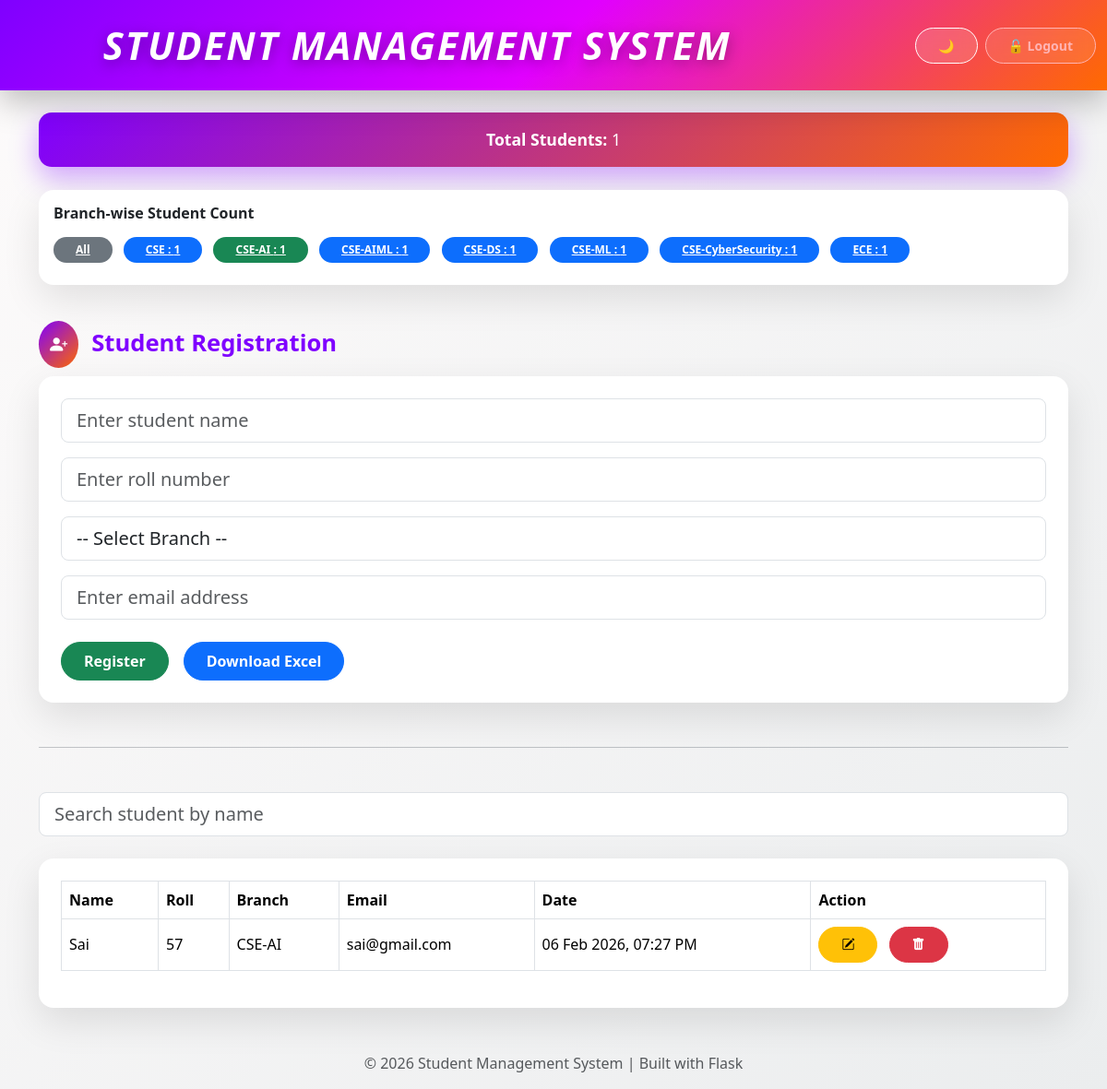
The page /?branch=CSE-AI (signed in) on the database its author committed.
### app.py (models this page shows)
class Student(db.Model):
    id = db.Column(db.Integer, primary_key=True)
    name = db.Column(db.String(100), nullable=False)
    roll = db.Column(db.String(50), unique=True, nullable=False)
    branch = db.Column(db.String(100), nullable=False)
    email = db.Column(db.String(100), nullable=False)
    created_at = db.Column(db.DateTime, default=datetime.now)

### app.py (the view, shortened to what this page needs)
@app.route("/", methods=["GET", "POST"])
def index():
    if not session.get("logged_in"):
        return redirect(url_for("login"))
    search = request.args.get("search")
    selected_branch = request.args.get("branch")
    query = Student.query
    if search:
        query = query.filter(Student.name.ilike(f"%{search}%"))
    if selected_branch:
        query = query.filter_by(branch=selected_branch)
    students = query.order_by(Student.created_at.desc()).all()
    all_students = Student.query.all()
    branch_counts = {}
    for s in all_students:
        branch_counts[s.branch] = branch_counts.get(s.branch, 0) + 1
    return render_template(
        "index.html",
        students=students,
        branch_counts=branch_counts,
        selected_branch=selected_branch
    )

### templates/index.html (shortened to what this page needs)
{% extends "base.html" %}
{% block content %}
<div class="stats-card text-center">
  <strong>Total Students:</strong> {{ students|length }}
</div>
<div class="card mb-5">
  <div class="card-body">
    <h6 class="fw-bold mb-3">Branch-wise Student Count</h6>
    <a href="{{ url_for('index') }}"
       class="badge rounded-pill me-2 mb-2 px-4 py-2
       {% if not selected_branch %} bg-dark {% else %} bg-secondary {% endif %}">
      All
    </a>
    {% for branch, count in branch_counts.items() %}
      <a href="{{ url_for('index', branch=branch) }}"
         class="badge rounded-pill me-2 mb-2 px-4 py-2
         {% if selected_branch == branch %} bg-success {% else %} bg-primary {% endif %}">
        {{ branch }} : {{ count }}
      </a>
    {% endfor %}
  </div>
</div>
<h3 class="section-title">
  <span class="icon-box">
    <i class="bi bi-person-plus-fill"></i>
  </span>
  Student Registration
</h3>
<div class="card mb-5">
  <div class="card-body p-4">
    <form method="POST">
      <div class="mb-3">
        <input class="form-control form-control-lg"
               name="name"
               placeholder="Enter student name"
               required autofocus>
      </div>
      <div class="mb-3">
        <input class="form-control form-control-lg"
               name="roll"
               placeholder="Enter roll number"
               required>
      </div>
      <div class="mb-3">
        <select class="form-control form-control-lg" name="branch" required>
          <option value="">-- Select Branch --</option>
        </select>
      </div>
      <div class="mb-4">
        <input class="form-control form-control-lg"
               name="email"
               type="email"
               placeholder="Enter email address"
               required>
      </div>
      <div class="d-flex flex-wrap gap-3">
        <button id="registerBtn"
                class="btn btn-success"
                onclick="showLoading(this)">
          Register
        </button>
        <a href="/download" class="btn btn-primary">
          Download Excel
        </a>
      </div>
    </form>
  </div>
</div>
<hr class="my-5">
<form method="GET" class="mb-4">
  <input class="form-control form-control-lg"
         name="search"
         placeholder="Search student by name">
</form>
<div class="card">
  <div class="card-body p-4">
    <div class="table-responsive">
      <table class="table table-bordered align-middle">
        <thead>
          <tr>
            <th>Name</th>
            <th>Roll</th>
            <th>Branch</th>
            <th>Email</th>
            <th>Date</th>
            <th>Action</th>
          </tr>
        </thead>
        <tbody>
        {% if students|length == 0 %}
          <tr>
            <td colspan="6" class="text-center text-muted py-4">
              No students found
            </td>
          </tr>
        {% else %}
          {% for s in students %}
          <tr>
            <td>{{ s.name }}</td>
            <td>{{ s.roll }}</td>
            <td>{{ s.branch }}</td>
            <td>{{ s.email }}</td>
            <td>{{ s.created_at.strftime("%d %b %Y, %I:%M %p") }}</td>
            <td>
              <a href="/edit/{{ s.id }}"
                 class="btn btn-warning btn-sm me-2">
                <i class="bi bi-pencil-square"></i>
              </a>
              <a href="/delete/{{ s.id }}"
                 onclick="return confirm('Are you sure you want to delete this student?')"
                 class="btn btn-danger btn-sm">
                <i class="bi bi-trash-fill"></i>
              </a>
            </td>
          </tr>
          {% endfor %}
        {% endif %}
        </tbody>
      </table>
    </div>
  </div>
</div>
{% endblock %}

### static/style.css (style rules this page uses)
html, body { min-height: 100%; font-family: "Segoe UI", "Poppins", sans-serif; }
body { background: linear-gradient(135deg, #fdfbfb, #ebedee); color: #1f2937; transition: all 0.3s ease; }
.section-title { display: flex; align-items: center; font-size: 1.6rem; font-weight: 700; color: #7f00ff; margin: 30px 0 20px; }
.section-title i { margin-right: 14px; background: linear-gradient(135deg, #7f00ff, #ff6a00); color: white; padding: 12px; border-radius: 50%; font-size: 1.2rem; }
.stats-card { background: linear-gradient(135deg, #7f00ff, #ff6a00); color: white; padding: 16px 20px; border-radius: 14px; font-size: 1.1rem; box-shadow: 0 12px 30px rgba(127,0,255,0.35); margin-bottom: 25px; }
.card { background: #ffffff; border-radius: 16px; border: none; box-shadow: 0 15px 40px rgba(0,0,0,0.1); animation: fadeUp 0.6s ease; }
.btn { border-radius: 30px; font-weight: 600; padding: 8px 24px; }

### rows shown on the page
Student: branch "CSE", id "1"
Student: branch "CSE-AI", count "1", name "Sai", roll "57", email "sai@gmail.com", created_at "06 Feb 2026, 07:27 PM"
Student: branch "CSE-AIML", count "1"
Student: branch "CSE-DS", count "1"
Student: branch "CSE-ML", count "1"
Student: branch "CSE-CyberSecurity", count "1"
Student: branch "ECE", count "1"

### other values the page prints
{{ students|length }} "1"
